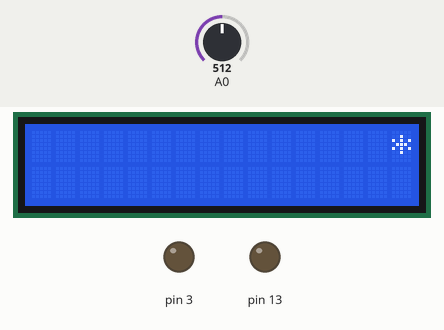
Bench run of a sketch on a simulated Arduino Uno, built with avr-gcc and run on an emulated ATmega328P. On the bench: 16×2 character LCD, output pins drawn as LEDs (lit = HIGH). The inputs (shaded band) are chosen by the test bench; at power-on: A0 = 512.

Above: at 1.2 s.
1.3 s: A0 set to 0
At 1.9 s:
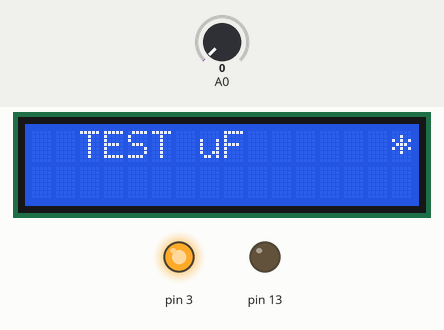
2.9 s: A0 set to 634
4.4 s: A0 set to 660
At 4.9 s:
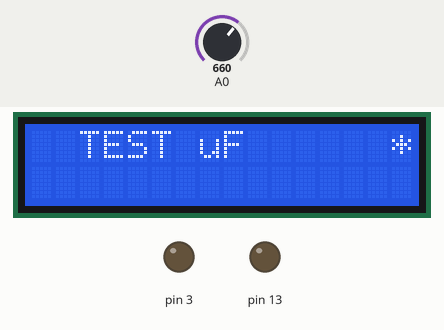
5.9 s: A0 set to 0
At 6.9 s:
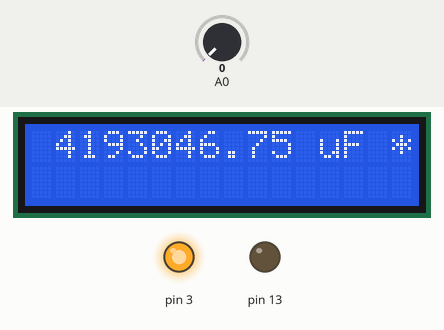
Timing chart, 0 to 8.5 s (numbered marks = the images above; inputs shaded):
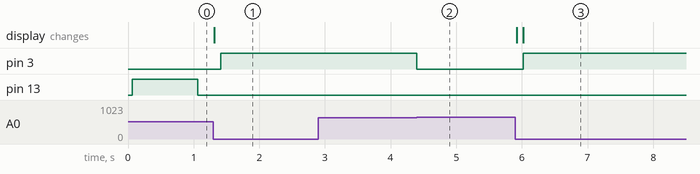

The sketch:

conder.ino
```cpp
// взято ..http://rcl-radio.ru/?p=43106
// фото  ..https://raw.githubusercontent.com/OKRUgit/MOI_chemi/refs/heads/Okrugit/Condensator/%D0%A4%D0%BE%D1%82%D0%BE%20cond/2.png
 // version 1.0.2

#include <LiquidCrystal_I2C.h>
LiquidCrystal_I2C lcd(0x27, 16, 2);

void setup() {
  lcd.init();           // инициализация
  lcd.backlight();      // включить подсветку
  pinMode(A0,INPUT);
}
unsigned long time0,time1,time2;
float c,null0;
byte kn,mk,i;

void loop(){
  lcd.setCursor(15,0);
  lcd.print("*");
  if(mk==0){
    pinMode(13,OUTPUT);
    pinMode(3,INPUT);
    digitalWrite(13,HIGH);
  }

  if(mk==1){
    pinMode(3,OUTPUT);
    pinMode(13,INPUT);
    digitalWrite(3,HIGH);
  }

  time0=micros();
  while(analogRead(A0)<644){
    time2=micros()-time0;
    if(time2>=1000000 && mk==0){
      mk=1;
      time0=100000000;
      break;
    }
  }

  time1=micros()-time0;

  while(analogRead(A0)>0){
    pinMode(3,OUTPUT);
    pinMode(13,OUTPUT);
    digitalWrite(3,LOW);
    digitalWrite(13,LOW);
  }

  if(mk==1&&time1<1000){
    mk=0;
  }

  lcd.setCursor(1,0);
  c=time1;
  c=c/1000-null0;
  c=abs(c);

  if(time1>=10000000){
    lcd.setCursor(1,0);
    lcd.print(" TEST uF   ");
  }
  else{
    lcd.print(c);

    if(mk==0){
      lcd.print(" nF       ");
    }
    if(mk==1){
      lcd.print(" uF       ");
    }
  }
  if(i==0){// калибровка нуля
    i++;
    null0=c+0.02;
  }
  delay(100);
}
```

Measured:
- the behaviour switches between 643 and 644 on A0 (found by bisection; images 1 and 2)
- after the input at 1.3 s, pin 3: LOW → HIGH after 0.11 s; the display: changes at once (image 1)
- after the input at 2.9 s, every drawn part: stays the same
- after the input at 4.4 s, pin 3: HIGH → LOW at once
- after the input at 5.9 s, pin 3: LOW → HIGH after 0.12 s; the display: first changes at once (image 3 shows a later state)
